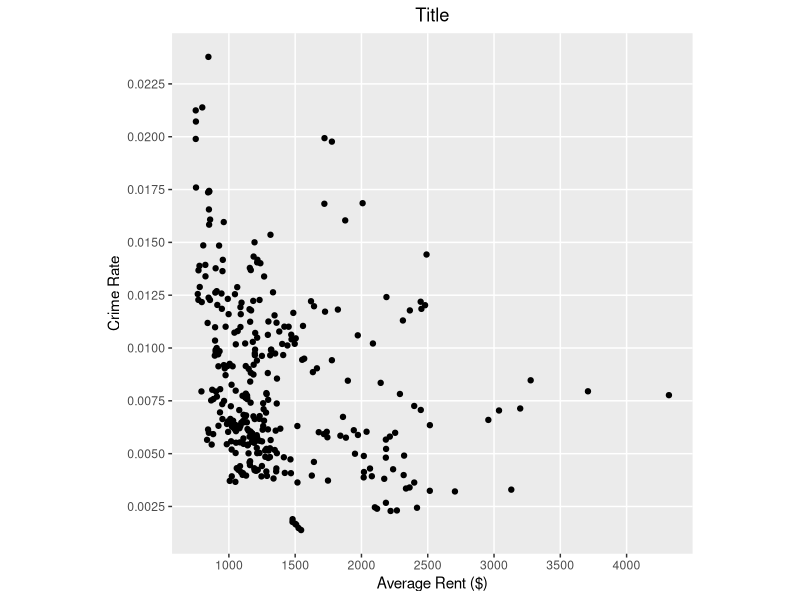
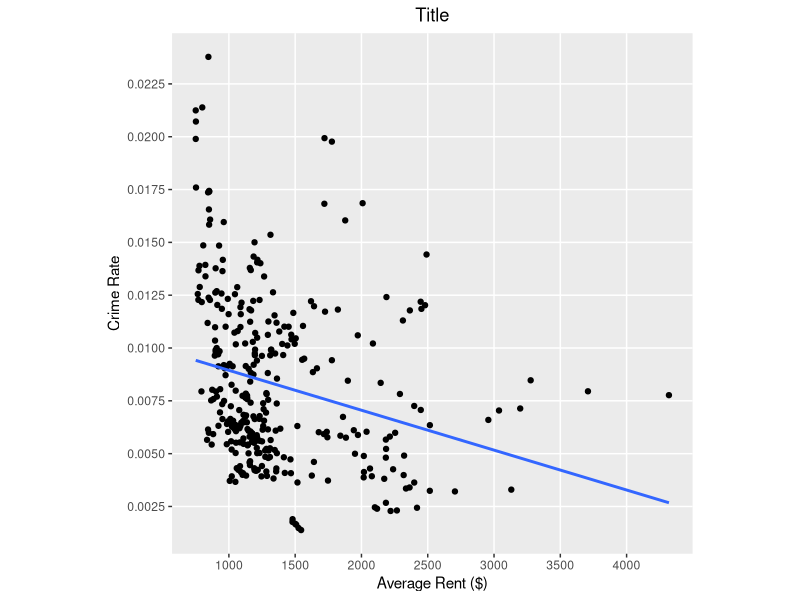
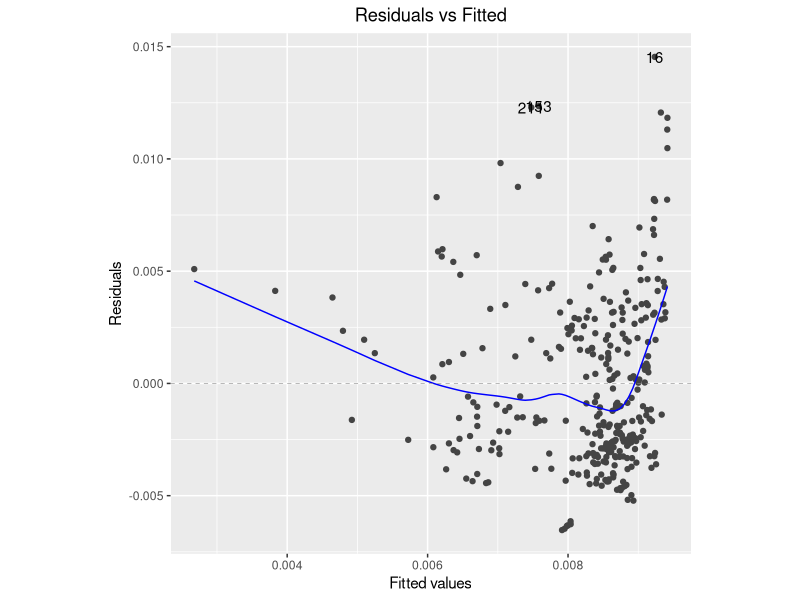
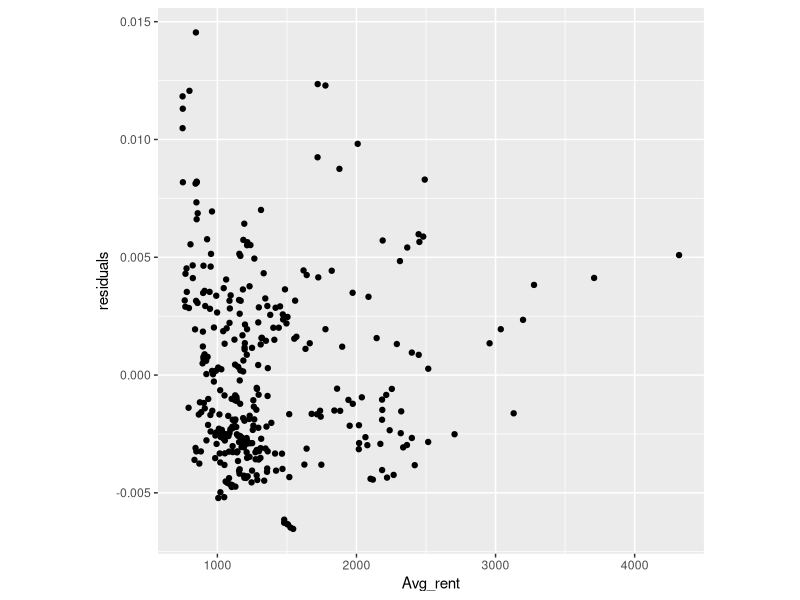
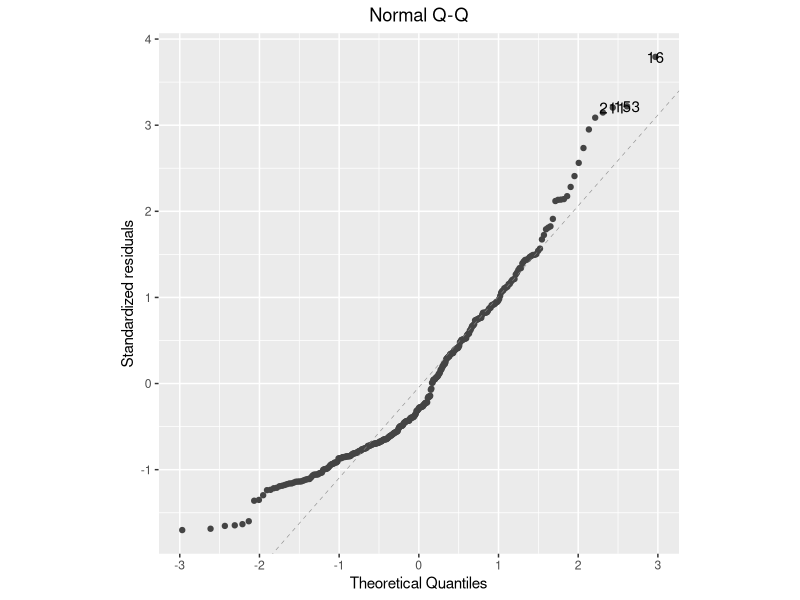
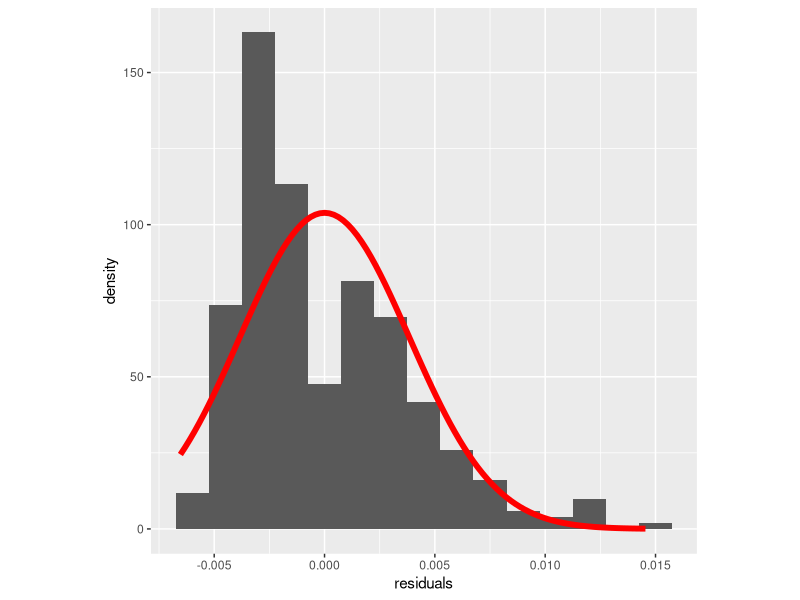
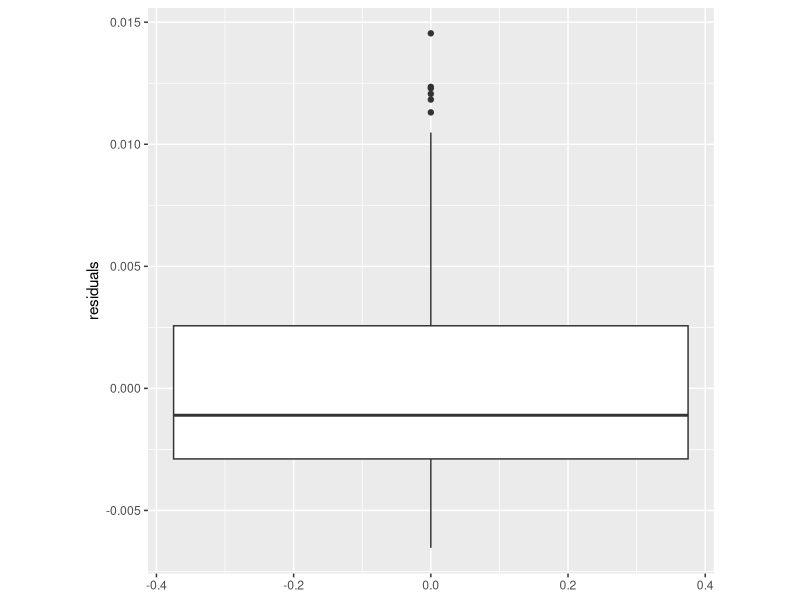
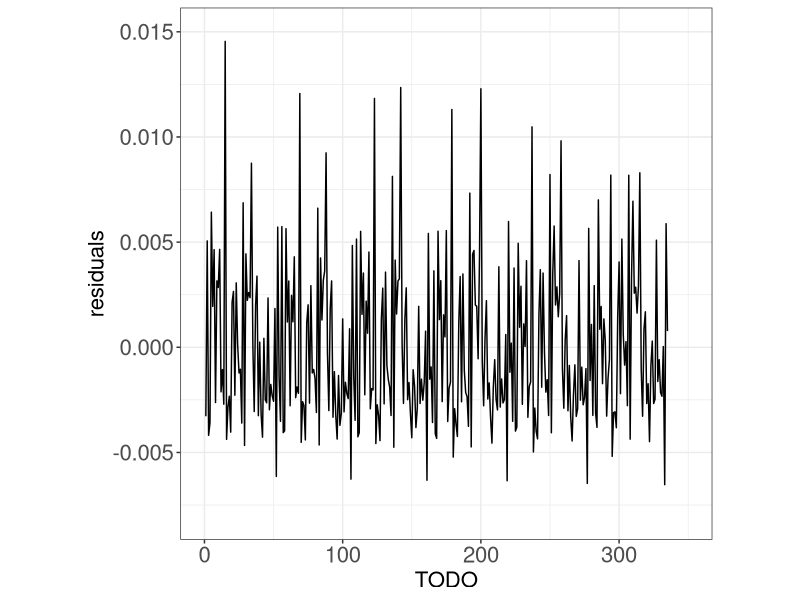

Write R code to recreate these figures, in order.
## ---- chunk 1
# load any necessary packages here
library(tidyverse)
library(ggfortify)
library(car)
sz <- 16
## ---- chunk 2
data <- read.csv(file = "Crime_vs_Rent_Group_Project.csv", header = TRUE)
## ---- chunk 3
data <- data[!is.na(data$Avg_rent), ]
data <- data[!is.na(data$crime_rate),]
## ---- chunk 4
summary(data)
head(data)
## ---- chunk 5
glimpse(data)
## ---- chunk 6
cor(data$Avg_rent, data$crime_rate)
## ---- chunk 7
data.lm <- lm(formula = crime_rate ~ Avg_rent, data = data)
summary(data.lm)

data$residuals <- data.lm$residuals
data$fitted.values <- data.lm$fitted.values
## ---- chunk 8
data.base.plot <- ggplot(data = data, mapping = aes(x = Avg_rent, y = crime_rate)) + 
  geom_point() +
  ggtitle("Title") +
  xlab("Average Rent ($)") +
  ylab("Crime Rate") +
  scale_x_continuous(breaks = seq(0, 4000, by = 500),
                     minor_breaks = seq(0, 4000, by = 500)) +
  scale_y_continuous(breaks = seq(0, 0.025, by = 0.0025),
                     minor_breaks = seq(0, 0.025, by = 0.0025)) +
  theme(aspect.ratio = 1, plot.title = element_text(hjust = 0.5))
data.base.plot
## ---- chunk 9
data.base.plot + geom_smooth(method = "lm", se = FALSE) 
## ---- chunk 10
autoplot(data.lm, which = 1, ncol = 1, nrow = 1) +
  theme(aspect.ratio = 1, plot.title = element_text(hjust = 0.5))
## ---- chunk 11
ggplot(data = data, mapping = aes(y = residuals, x = Avg_rent)) +
  geom_point() +
  theme(aspect.ratio = 1)
## ---- chunk 12
autoplot(data.lm, which = 2, ncol = 1, nrow = 1) +
  theme(aspect.ratio = 1, plot.title = element_text(hjust = 0.5))
## ---- chunk 13
ggplot(data = data, mapping = aes(x = residuals)) + 
  geom_histogram(mapping = aes(y = ..density..), binwidth = 0.0015) +
  stat_function(fun = dnorm, color = "red", size = 2,
                args = list(mean = mean(data$residuals), 
                            sd = sd(data$residuals))) +
  theme(aspect.ratio = 1)
## ---- chunk 14
ggplot(data = data, mapping = aes(y = residuals)) +
  geom_boxplot() +
  theme(aspect.ratio = 1)
## ---- chunk 15
ggplot(data) +
  geom_line(mapping = aes(x = 1:dim(data)[1], y = residuals)) +
  theme_bw() + 
  scale_y_continuous(limits = c(-0.008, 0.015)) +
  scale_x_continuous(limits = c(0, 350)) +
  xlab("TODO") +
  theme(axis.title.x = element_text(size = sz),
        axis.title.y = element_text(size = sz),
        axis.text = element_text(size = sz),
        aspect.ratio = 1)
## ---- chunk 16
shapiro.test(data$residuals)
## ---- chunk 17
data$cooksd <- cooks.distance(data.lm)
# Find n
data[data$cooksd >= 4 / length(data$cooksd), ]
## ---- chunk 18
grp <- as.factor(c(rep("lower", floor(dim(data)[1] / 2)), 
                   rep("upper", ceiling(dim(data)[1] / 2))))
leveneTest(data[order(data$Avg_rent), "residuals"] ~ grp, center = median)
## ---- chunk 19
# calculate the DFBETAS
data.dfbetas <- as.data.frame(dfbetas(data.lm))
# add the observation numbers to dataframe for plotting purposes
data.dfbetas$obs <- 1:length(data$Avg_rent)

# plot the DFBETAS against the observation number
ggplot(data = data.dfbetas) + 
  geom_point(mapping = aes(x = obs, y = abs(Avg_rent))) +
  ylab("Absolute Value of DFBETAS for Average Rent") +
  xlab("Observation Number") +
  geom_hline(mapping = aes(yintercept = 2 / sqrt(length(obs))),
             color = "red", linetype = "dashed") +
  #scale_x_continuous(limits = c(0, 300)) +
  #scale_y_continuous(limits = c(0, 0.25)) +
  theme_bw() +
  theme(
    axis.title.x = element_text(size = sz - 5),
    axis.title.y = element_text(size = sz - 5),
    axis.text = element_text(size = sz - 5),
    aspect.ratio = 1,
    plot.title = element_blank()
  )

# print a list of potential influential points according to DFBETAS
rent.extreme.dfbetas <- data.dfbetas[abs(data.dfbetas$Avg_rent) > 
                                         2 / sqrt(length(data.dfbetas$obs)), ]
rent.extreme.dfbetas[order(rent.extreme.dfbetas$Avg_rent), ]
## ---- chunk 20
# calculate the DFFITS
data.dffits <- data.frame("dffits" = dffits(data.lm))
# add the observation numbers to dataframe for plotting purposes
data.dffits$obs <- 1:length(data$crime_rate)

# plot the DFFITS against the observation number
ggplot(data = data.dffits) + 
  geom_point(mapping = aes(x = obs, y = abs(dffits))) +
  ylab("Absolute Value of DFFITS for Y") +
  xlab("Observation Number") +
  geom_hline(mapping = aes(yintercept = 2 * 
                             sqrt(length(data.lm$coefficients) / length(obs))),
             color = "red", linetype = "dashed") +
  theme_bw() +
  #scale_x_continuous(limits = c(0, 300)) +
  #scale_y_continuous(limits = c(0, 0.3)) +
  theme(
    axis.title.x = element_text(size = sz - 5),
    axis.title.y = element_text(size = sz - 5),
    axis.text = element_text(size = sz - 5),
    aspect.ratio = 1,
    plot.title = element_blank()
  )

# print a list of potential influential points according to DFFITS
data.dffits[abs(data.dffits$dffits) > 2 * 
             sqrt(length(data.lm$coefficients) / length(data.dffits$obs)), ]
## ---- chunk 21
confint(data.lm, parm = "Avg_rent", level = 0.95)
## ---- chunk 22
sum(data$residuals ^ 2) / (length(data$residuals) - 2)
